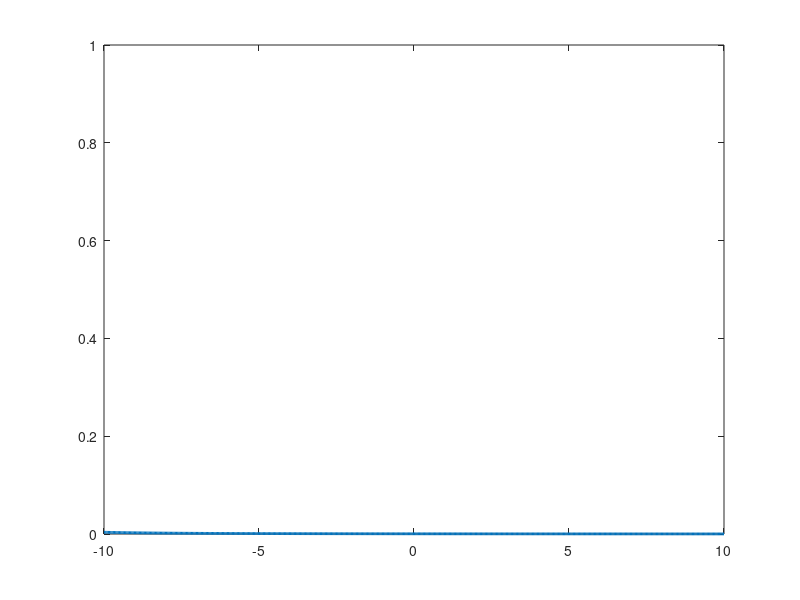

Write the MATLAB code that produced this figure.
%Bpulse.m


clear
close all
clc

A = 0.3;
v = 3;


Nt = 21;
tMin = 0; tMax = 5;
t = linspace(tMin,tMax,Nt);

N = 501;
zMin = -10; zMax = 10;
z = linspace(zMin,zMax,N);

B = zeros(Nt,N);

for c = 1:Nt
B(c,:) = A^3 ./ (A^2 + (v.*t(c) + z ).^2);
end

B = B./max(max(B));

figure(1)
 ylim([0,1])
for c = 1:Nt
  xP = z; yP = B(c,:);
  plot(xP,yP,'linewidth',2)
  ylim([0,1])
  pause(0.5)
  
end
